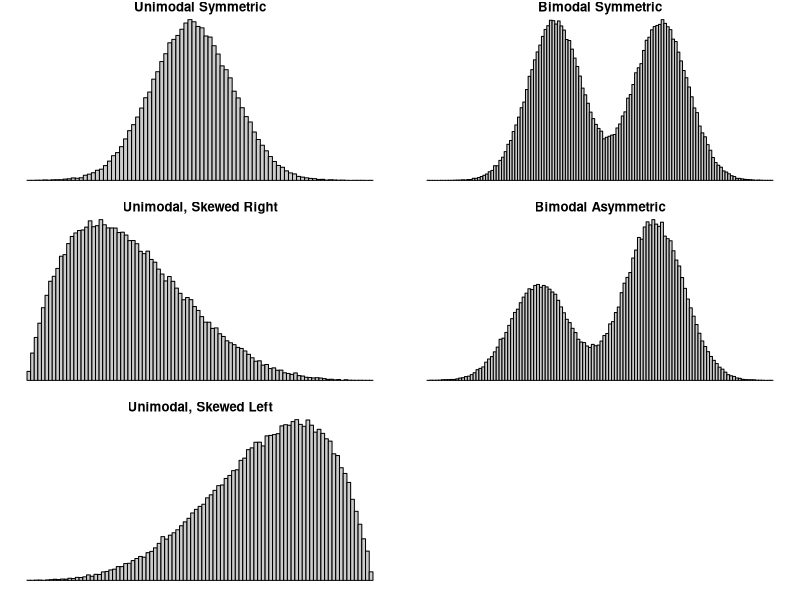

Recreate this plot in R. (Note: this script raises an error after producing the figure.)
par(mar=c(1,1,1,1))
# This line sets up a plotting area that has 3 rows and 2 columns
par(mfrow=c(3,2))
label <- "Unimodal Symmetric"
# Randomly sample 100000 times from the normal distribution with mean
# of 0 and standard deviation of 1:
x <- c(rnorm(100000,0,1))
# Now plot the histogram in gray, with 100 bars, erasing all axis labels

hist(x,col="#cccccc",breaks=100,axes=FALSE,xlab="",main=label)
label <- "Bimodal Symmetric"
# Randomly sample 100000 times from the normal distribution with mean
# of 0 and standard deviation of 1, then again from the normal
# distribution with mean of 4 and standard deviation of 1 (so they have
# distinctly different peaks). Mash all the data together to form x.
x <- c(rnorm(100000,0,1),rnorm(100000,4,1))
# Now plot the histogram in gray, with 100 bars, erasing all axis labels
hist(x,col="#cccccc",breaks=100,axes=FALSE,xlab="",main=label)
label <- "Unimodal, Skewed Right"
# Randomly sample 100000 times from the beta distribution (which is sort
# of normal looking, but is skewed according to its shape parameters).
# The shape parameters here are alpha=2 and beta=5, meaning it will be
# skewed to the right.
x <- rbeta(100000,2,5)
# Now plot the histogram in gray, with 100 bars, erasing all axis labels
hist(x,col="#cccccc",breaks=100,axes=FALSE,xlab="",main=label)
label <- "Bimodal Asymmetric"
# Randomly sample 60000 times from the normal distribution with mean
# of 0 and standard deviation of 1, then 100000 times from the normal
# distribution with mean of 4 and standard deviation of 1 (so they have
# distinctly different peaks, and so the first peak is not as high as
# the second peak). Mash all the data together to form x.
x <- c(rnorm(60000,0,1),rnorm(100000,4,1))
# Now plot the histogram in gray, with 100 bars, erasing all axis labels
hist(x,col="#cccccc",breaks=100,axes=FALSE,xlab="",main=label)
label <- "Unimodal, Skewed Left"
# Randomly sample 100000 times from the beta distribution (which is sort
# of normal looking, but is skewed according to its shape parameters).
# The shape parameters here are alpha=5 and beta=2, meaning it will be
# skewed to the left.
x <- rbeta(100000,5,2)
# Now plot the histogram in gray, with 100 bars, erasing all axis labels
hist(x,col="#cccccc",breaks=100,axes=FALSE,xlab="",main=label)
label <- "Uniform, Symmetric"
# Randomly sample 100 million times from the uniform distribution with
# minimum of 0, and maximum of 6. We had to sample it a lot in order to
# give the plotted distribution that nice smooth plateau-like form.
x <- runif(100000000,0,6)
# Now plot the histogram in gray, limiting the extent of the x-axis
# to between 0 and 6 so tha
hist(x,col="#cccccc",xlim=c(0,6),breaks=7,axes=FALSE,xlab="",main=label)